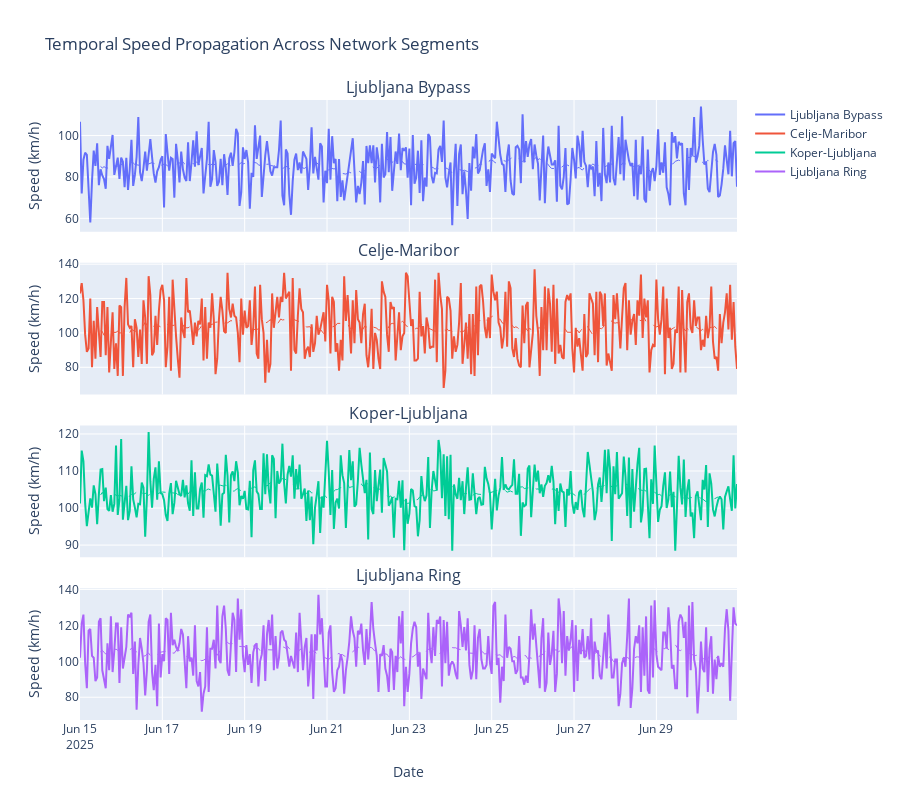

Notebook source saved alongside this figure:
### Code cell
# Create interactive time series visualization
if temporal_data is not None and len(temporal_data) > 0:
    fig = make_subplots(
        rows=len(available_segments), 
        cols=1,
        shared_xaxes=True,
        subplot_titles=available_segments,
        vertical_spacing=0.05
    )
    
    colors = px.colors.qualitative.Plotly
    
    for i, segment in enumerate(available_segments, 1):
        if segment in temporal_data.columns:
            # Add speed trace
            fig.add_trace(
                go.Scatter(
                    x=temporal_data.index,
                    y=temporal_data[segment],
                    name=segment,
                    line=dict(color=colors[i-1], width=2),
                    showlegend=True
                ),
                row=i, col=1
            )
            
            # Add rolling average
            rolling_avg = temporal_data[segment].rolling(window=24, center=True).mean()
            fig.add_trace(
                go.Scatter(
                    x=temporal_data.index,
                    y=rolling_avg,
                    name=f'{segment} (24h avg)',
                    line=dict(color=colors[i-1], width=1, dash='dash'),
                    showlegend=False
                ),
                row=i, col=1
            )
            
            # Update y-axis
            fig.update_yaxes(title_text="Speed (km/h)", row=i, col=1)
    
    fig.update_layout(
        height=200*len(available_segments),
        title_text="Temporal Speed Propagation Across Network Segments",
        showlegend=True,
        hovermode='x unified'
    )
    
    fig.update_xaxes(title_text="Date", row=len(available_segments), col=1)
    
    fig.show()
else:
    print("No temporal data available for visualization")

### Figure 1 — Plotly figure (JSON) as saved in the notebook; plotly's stock layout.template omitted (floating-point values rounded to 4 significant figures; data arrays with more than 128 entries replaced by an {"elided": "..."} marker saying what was removed)
{"data": [{"line": {"color": "#636EFA", "width": 2}, "name": "Ljubljana Bypass", "showlegend": true, "type": "scatter", "x": {"elided": "384 str values"}, "xaxis": "x", "y": {"elided": "384 float values"}, "yaxis": "y"}, {"line": {"color": "#636EFA", "dash": "dash", "width": 1}, "name": "Ljubljana Bypass (24h avg)", "showlegend": false, "type": "scatter", "x": {"elided": "384 str values"}, "xaxis": "x", "y": {"elided": "384 float values"}, "yaxis": "y"}, {"line": {"color": "#EF553B", "width": 2}, "name": "Celje-Maribor", "showlegend": true, "type": "scatter", "x": {"elided": "384 str values"}, "xaxis": "x2", "y": {"elided": "384 float values"}, "yaxis": "y2"}, {"line": {"color": "#EF553B", "dash": "dash", "width": 1}, "name": "Celje-Maribor (24h avg)", "showlegend": false, "type": "scatter", "x": {"elided": "384 str values"}, "xaxis": "x2", "y": {"elided": "384 float values"}, "yaxis": "y2"}, {"line": {"color": "#00CC96", "width": 2}, "name": "Koper-Ljubljana", "showlegend": true, "type": "scatter", "x": {"elided": "384 str values"}, "xaxis": "x3", "y": {"elided": "384 float values"}, "yaxis": "y3"}, {"line": {"color": "#00CC96", "dash": "dash", "width": 1}, "name": "Koper-Ljubljana (24h avg)", "showlegend": false, "type": "scatter", "x": {"elided": "384 str values"}, "xaxis": "x3", "y": {"elided": "384 float values"}, "yaxis": "y3"}, {"line": {"color": "#AB63FA", "width": 2}, "name": "Ljubljana Ring", "showlegend": true, "type": "scatter", "x": {"elided": "384 str values"}, "xaxis": "x4", "y": {"elided": "384 float values"}, "yaxis": "y4"}, {"line": {"color": "#AB63FA", "dash": "dash", "width": 1}, "name": "Ljubljana Ring (24h avg)", "showlegend": false, "type": "scatter", "x": {"elided": "384 str values"}, "xaxis": "x4", "y": {"elided": "384 float values"}, "yaxis": "y4"}], "layout": {"annotations": [{"font": {"size": 16}, "showarrow": false, "text": "Ljubljana Bypass", "x": 0.5, "xanchor": "center", "xref": "paper", "y": 1, "yanchor": "bottom", "yref": "paper"}, {"font": {"size": 16}, "showarrow": false, "text": "Celje-Maribor", "x": 0.5, "xanchor": "center", "xref": "paper", "y": 0.7375, "yanchor": "bottom", "yref": "paper"}, {"font": {"size": 16}, "showarrow": false, "text": "Koper-Ljubljana", "x": 0.5, "xanchor": "center", "xref": "paper", "y": 0.475, "yanchor": "bottom", "yref": "paper"}, {"font": {"size": 16}, "showarrow": false, "text": "Ljubljana Ring", "x": 0.5, "xanchor": "center", "xref": "paper", "y": 0.2125, "yanchor": "bottom", "yref": "paper"}], "height": 800, "hovermode": "x unified", "showlegend": true, "title": {"text": "Temporal Speed Propagation Across Network Segments"}, "xaxis": {"anchor": "y", "domain": [0, 1], "matches": "x4", "showticklabels": false}, "xaxis2": {"anchor": "y2", "domain": [0, 1], "matches": "x4", "showticklabels": false}, "xaxis3": {"anchor": "y3", "domain": [0, 1], "matches": "x4", "showticklabels": false}, "xaxis4": {"anchor": "y4", "domain": [0, 1], "title": {"text": "Date"}}, "yaxis": {"anchor": "x", "domain": [0.7875, 1], "title": {"text": "Speed (km/h)"}}, "yaxis2": {"anchor": "x2", "domain": [0.525, 0.7375], "title": {"text": "Speed (km/h)"}}, "yaxis3": {"anchor": "x3", "domain": [0.2625, 0.475], "title": {"text": "Speed (km/h)"}}, "yaxis4": {"anchor": "x4", "domain": [0, 0.2125], "title": {"text": "Speed (km/h)"}}}}
